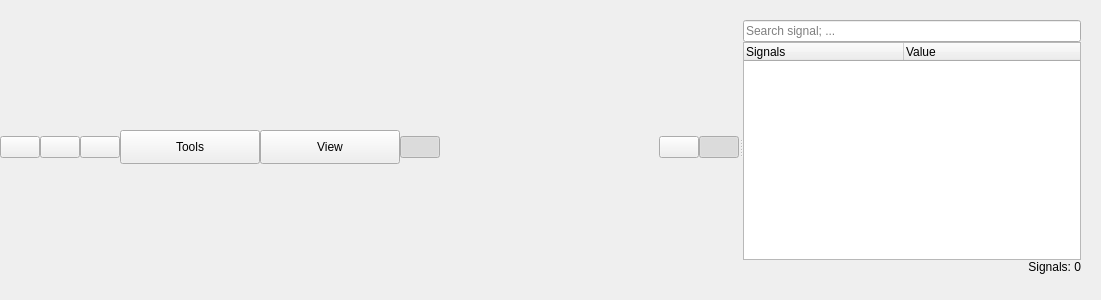
<?xml version="1.0" encoding="UTF-8"?>
<ui version="4.0">
 <class>plotWidgetX</class>
 <widget class="QWidget" name="plotWidgetX">
  <property name="geometry">
   <rect>
    <x>0</x>
    <y>0</y>
    <width>1101</width>
    <height>300</height>
   </rect>
  </property>
  <property name="windowTitle">
   <string>PlotWidgetX</string>
  </property>
  <widget class="QWidget" name="widget" native="true">
   <property name="geometry">
    <rect>
     <x>0</x>
     <y>20</y>
     <width>1081</width>
     <height>254</height>
    </rect>
   </property>
   <layout class="QHBoxLayout" name="horizontalLayout">
    <item>
     <widget class="QSplitter" name="splitter">
      <property name="orientation">
       <enum>Qt::Horizontal</enum>
      </property>
      <widget class="QWidget" name="verticalLayoutWidget">
       <layout class="QVBoxLayout" name="plotLayout">
        <property name="spacing">
         <number>0</number>
        </property>
        <property name="rightMargin">
         <number>0</number>
        </property>
        <item>
         <layout class="QHBoxLayout" name="horizontalLayout_2">
          <item>
           <widget class="QPushButton" name="crosshairButton">
            <property name="sizePolicy">
             <sizepolicy hsizetype="Fixed" vsizetype="Fixed">
              <horstretch>0</horstretch>
              <verstretch>0</verstretch>
             </sizepolicy>
            </property>
            <property name="toolTip">
             <string>Show crosshair</string>
            </property>
            <property name="statusTip">
             <string>Show crosshair</string>
            </property>
            <property name="text">
             <string/>
            </property>
            <property name="icon">
             <iconset>
              <normaloff>icons/crosshair.png</normaloff>icons/crosshair.png</iconset>
            </property>
            <property name="iconSize">
             <size>
              <width>25</width>
              <height>25</height>
             </size>
            </property>
            <property name="checkable">
             <bool>true</bool>
            </property>
           </widget>
          </item>
          <item>
           <widget class="QPushButton" name="measureButton">
            <property name="sizePolicy">
             <sizepolicy hsizetype="Fixed" vsizetype="Fixed">
              <horstretch>0</horstretch>
              <verstretch>0</verstretch>
             </sizepolicy>
            </property>
            <property name="toolTip">
             <string>Open measure-rectangle in graph</string>
            </property>
            <property name="statusTip">
             <string>Open measure-rectangle in graph</string>
            </property>
            <property name="text">
             <string/>
            </property>
            <property name="icon">
             <iconset>
              <normaloff>icons/measure.png</normaloff>icons/measure.png</iconset>
            </property>
            <property name="iconSize">
             <size>
              <width>25</width>
              <height>25</height>
             </size>
            </property>
            <property name="checkable">
             <bool>true</bool>
            </property>
           </widget>
          </item>
          <item>
           <widget class="QPushButton" name="cutButton">
            <property name="sizePolicy">
             <sizepolicy hsizetype="Fixed" vsizetype="Fixed">
              <horstretch>0</horstretch>
              <verstretch>0</verstretch>
             </sizepolicy>
            </property>
            <property name="toolTip">
             <string>Open cutting tool</string>
            </property>
            <property name="statusTip">
             <string>Open cutting tool</string>
            </property>
            <property name="text">
             <string/>
            </property>
            <property name="icon">
             <iconset>
              <normaloff>icons/cut.png</normaloff>icons/cut.png</iconset>
            </property>
            <property name="iconSize">
             <size>
              <width>25</width>
              <height>25</height>
             </size>
            </property>
            <property name="checkable">
             <bool>true</bool>
            </property>
           </widget>
          </item>
          <item>
           <widget class="QToolButton" name="toolButton">
            <property name="sizePolicy">
             <sizepolicy hsizetype="Fixed" vsizetype="Fixed">
              <horstretch>0</horstretch>
              <verstretch>0</verstretch>
             </sizepolicy>
            </property>
            <property name="minimumSize">
             <size>
              <width>140</width>
              <height>34</height>
             </size>
            </property>
            <property name="text">
             <string>Tools</string>
            </property>
            <property name="checkable">
             <bool>false</bool>
            </property>
           </widget>
          </item>
          <item>
           <widget class="QToolButton" name="plotViewButton">
            <property name="sizePolicy">
             <sizepolicy hsizetype="Fixed" vsizetype="Fixed">
              <horstretch>0</horstretch>
              <verstretch>0</verstretch>
             </sizepolicy>
            </property>
            <property name="minimumSize">
             <size>
              <width>140</width>
              <height>34</height>
             </size>
            </property>
            <property name="text">
             <string>View</string>
            </property>
            <property name="checkable">
             <bool>false</bool>
            </property>
           </widget>
          </item>
          <item>
           <widget class="QPushButton" name="toggleEventButton">
            <property name="sizePolicy">
             <sizepolicy hsizetype="Fixed" vsizetype="Fixed">
              <horstretch>0</horstretch>
              <verstretch>0</verstretch>
             </sizepolicy>
            </property>
            <property name="layoutDirection">
             <enum>Qt::LeftToRight</enum>
            </property>
            <property name="text">
             <string/>
            </property>
            <property name="icon">
             <iconset>
              <normaloff>icons/events.png</normaloff>icons/events.png</iconset>
            </property>
            <property name="iconSize">
             <size>
              <width>25</width>
              <height>25</height>
             </size>
            </property>
            <property name="checkable">
             <bool>true</bool>
            </property>
            <property name="checked">
             <bool>true</bool>
            </property>
           </widget>
          </item>
          <item>
           <spacer name="horizontalSpacer_2">
            <property name="orientation">
             <enum>Qt::Horizontal</enum>
            </property>
            <property name="sizeType">
             <enum>QSizePolicy::Expanding</enum>
            </property>
            <property name="sizeHint" stdset="0">
             <size>
              <width>40</width>
              <height>20</height>
             </size>
            </property>
           </spacer>
          </item>
          <item>
           <widget class="QPushButton" name="pauseButton">
            <property name="sizePolicy">
             <sizepolicy hsizetype="Fixed" vsizetype="Fixed">
              <horstretch>0</horstretch>
              <verstretch>0</verstretch>
             </sizepolicy>
            </property>
            <property name="toolTip">
             <string>Pause plot</string>
            </property>
            <property name="text">
             <string/>
            </property>
            <property name="icon">
             <iconset>
              <normaloff>icons/pause.png</normaloff>icons/pause.png</iconset>
            </property>
            <property name="iconSize">
             <size>
              <width>25</width>
              <height>25</height>
             </size>
            </property>
            <property name="checkable">
             <bool>true</bool>
            </property>
           </widget>
          </item>
          <item>
           <widget class="QPushButton" name="hideSignalsButton">
            <property name="sizePolicy">
             <sizepolicy hsizetype="Fixed" vsizetype="Fixed">
              <horstretch>0</horstretch>
              <verstretch>0</verstretch>
             </sizepolicy>
            </property>
            <property name="toolTip">
             <string/>
            </property>
            <property name="text">
             <string/>
            </property>
            <property name="icon">
             <iconset>
              <normaloff>icons/sidebar.png</normaloff>icons/sidebar.png</iconset>
            </property>
            <property name="iconSize">
             <size>
              <width>25</width>
              <height>25</height>
             </size>
            </property>
            <property name="checkable">
             <bool>true</bool>
            </property>
            <property name="checked">
             <bool>true</bool>
            </property>
           </widget>
          </item>
         </layout>
        </item>
       </layout>
      </widget>
      <widget class="QWidget" name="widget_2" native="true">
       <layout class="QVBoxLayout" name="verticalLayout">
        <property name="spacing">
         <number>0</number>
        </property>
        <property name="leftMargin">
         <number>0</number>
        </property>
        <property name="topMargin">
         <number>0</number>
        </property>
        <property name="rightMargin">
         <number>0</number>
        </property>
        <property name="bottomMargin">
         <number>0</number>
        </property>
        <item>
         <layout class="QVBoxLayout" name="verticalLayout_2">
          <property name="spacing">
           <number>0</number>
          </property>
          <item>
           <widget class="QLineEdit" name="searchEdit">
            <property name="placeholderText">
             <string>Search signal; ...</string>
            </property>
            <property name="clearButtonEnabled">
             <bool>true</bool>
            </property>
           </widget>
          </item>
          <item>
           <widget class="QTreeWidget" name="treeWidget">
            <property name="acceptDrops">
             <bool>true</bool>
            </property>
            <property name="autoScrollMargin">
             <number>16</number>
            </property>
            <property name="dragEnabled">
             <bool>true</bool>
            </property>
            <property name="dragDropMode">
             <enum>QAbstractItemView::DragDrop</enum>
            </property>
            <property name="defaultDropAction">
             <enum>Qt::CopyAction</enum>
            </property>
            <property name="alternatingRowColors">
             <bool>false</bool>
            </property>
            <property name="selectionMode">
             <enum>QAbstractItemView::ExtendedSelection</enum>
            </property>
            <property name="autoExpandDelay">
             <number>1</number>
            </property>
            <property name="indentation">
             <number>0</number>
            </property>
            <property name="uniformRowHeights">
             <bool>false</bool>
            </property>
            <property name="sortingEnabled">
             <bool>true</bool>
            </property>
            <property name="animated">
             <bool>true</bool>
            </property>
            <property name="allColumnsShowFocus">
             <bool>false</bool>
            </property>
            <property name="wordWrap">
             <bool>true</bool>
            </property>
            <property name="headerHidden">
             <bool>false</bool>
            </property>
            <attribute name="headerVisible">
             <bool>true</bool>
            </attribute>
            <attribute name="headerCascadingSectionResizes">
             <bool>true</bool>
            </attribute>
            <attribute name="headerDefaultSectionSize">
             <number>160</number>
            </attribute>
            <attribute name="headerHighlightSections">
             <bool>true</bool>
            </attribute>
            <attribute name="headerMinimumSectionSize">
             <number>0</number>
            </attribute>
            <attribute name="headerShowSortIndicator" stdset="0">
             <bool>false</bool>
            </attribute>
            <attribute name="headerStretchLastSection">
             <bool>true</bool>
            </attribute>
            <column>
             <property name="text">
              <string>Signals</string>
             </property>
            </column>
            <column>
             <property name="text">
              <string>Value</string>
             </property>
            </column>
           </widget>
          </item>
          <item>
           <widget class="QLabel" name="countLabel">
            <property name="text">
             <string>Signals: 0</string>
            </property>
            <property name="alignment">
             <set>Qt::AlignRight|Qt::AlignTrailing|Qt::AlignVCenter</set>
            </property>
           </widget>
          </item>
         </layout>
        </item>
       </layout>
      </widget>
     </widget>
    </item>
   </layout>
  </widget>
 </widget>
 <resources/>
 <connections/>
</ui>
